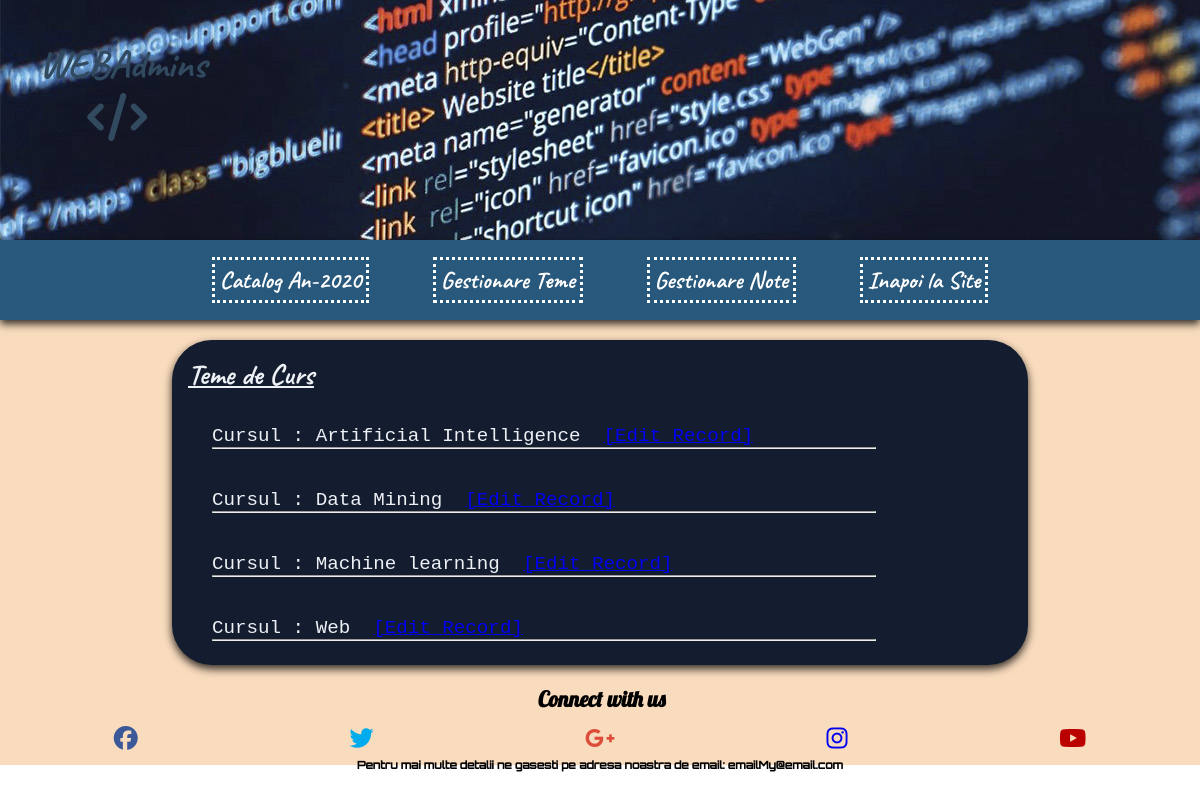
/bazingaTeacher1.php (signed in), run on the app's committed database.
### tables this page shows
CREATE TABLE IF NOT EXISTS `courses` (
  `code` int(11) NOT NULL AUTO_INCREMENT,
  `subject` varchar(128) DEFAULT NULL,
  `description` text,
  `participation` int(255) DEFAULT NULL,
  `homework` text,
  PRIMARY KEY (`code`)
);

### include/showCatalogTeme.php (the view, shortened to what this page needs)
<?php
global $link;
$sql = "SELECT code, subject, homework  FROM  courses ";
if ($result = mysqli_query($link, $sql)) {
  if (mysqli_num_rows($result) > 0) {
    while ($row = mysqli_fetch_array($result)) {
    $code = $row['code'];
    $subject = $row['subject'];
    echo <<<HTML
      <div class="alignClass">
        <br>
        <pre>Cursul : {$subject}  <a href="include/selecteazaTema.php?code={$code}">[Edit Record]</a></pre>
        <hr>
      </div>
HTML;
    }
  } else {
    echo 'Nu sunt intrari in baza de date.';
  }
} else {
  echo 'ERROR: Could not able to execute ' . $sql . mysqli_error($link);
}
?>

### css/styleLog.css (style rules this page uses)
* { margin: 0px auto; padding: 0px; }

### css/style.css (style rules this page uses)
* { margin: 0px auto; padding: 0px; }
.alignClass { padding-left: 2rem; padding-right: 9rem; padding-bottom: 1rem; }

### data on the page
courses: subject "Artificial Intelligence"
courses: subject "Data Mining"
courses: subject "Machine learning"
courses: subject "Web"
